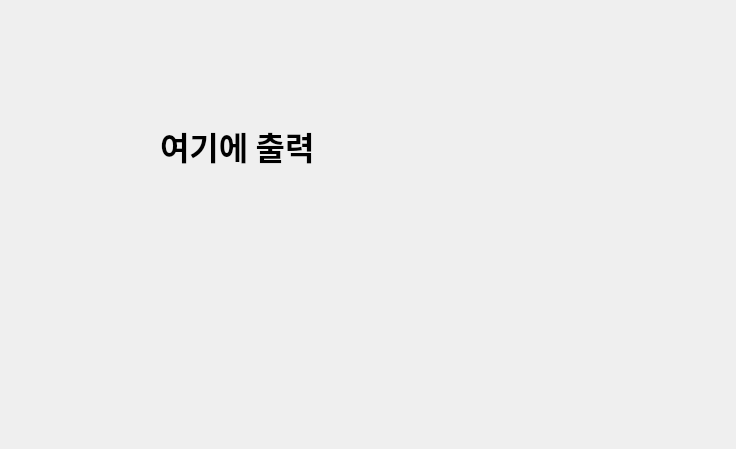
<?xml version="1.0" encoding="UTF-8"?>
<ui version="4.0">
 <class>Dialog</class>
 <widget class="QDialog" name="Dialog">
  <property name="geometry">
   <rect>
    <x>0</x>
    <y>0</y>
    <width>736</width>
    <height>449</height>
   </rect>
  </property>
  <property name="windowTitle">
   <string>Dialog</string>
  </property>
  <widget class="QLabel" name="label">
   <property name="geometry">
    <rect>
     <x>160</x>
     <y>120</y>
     <width>451</width>
     <height>51</height>
    </rect>
   </property>
   <property name="font">
    <font>
     <family>맑은 고딕</family>
     <pointsize>24</pointsize>
     <weight>75</weight>
     <bold>true</bold>
    </font>
   </property>
   <property name="text">
    <string>여기에 출력</string>
   </property>
  </widget>
 </widget>
 <resources/>
 <connections/>
</ui>
